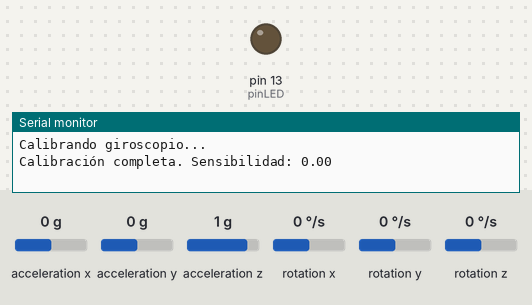
Bench run of a sketch on a simulated Arduino Uno, built with avr-gcc and run on an emulated ATmega328P. Parts: output pins drawn as LEDs (lit = HIGH), the last lines printed to the serial monitor. Inputs (shaded band) come from the test bench; at power-on: rotation z 0 °/s, acceleration x 0 g, acceleration y 0 g, acceleration z 1 g, rotation x 0 °/s, rotation y 0 °/s.

Above: at 3.6 s.
3.7 s: rotation z set to -192 °/s
At 4.7 s:
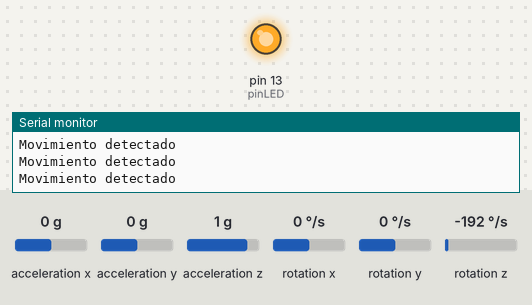
5.2 s: rotation z set to 0 °/s
At 5.9 s:
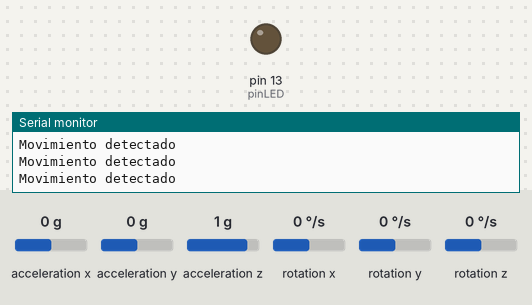
6.7 s: rotation z set to -100 °/s
At 8.2 s:
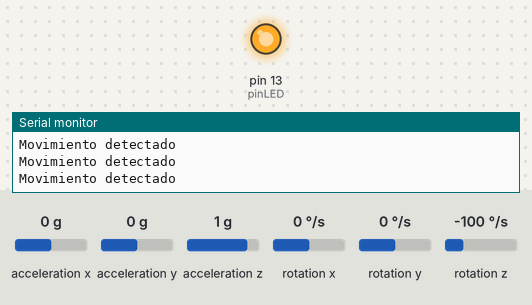
Timing chart, 0 to 9.7 s (numbered marks = the images above; inputs shaded):
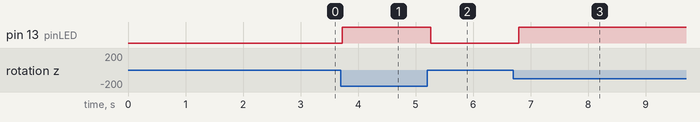

Measured:
- after the input at 3.7 s, pin 13 (pinLED): LOW → HIGH at once
- after the input at 5.2 s, pin 13 (pinLED): HIGH → LOW after 0.06 s
- after the input at 6.7 s, pin 13 (pinLED): LOW → HIGH after 0.09 s

The sketch:

MPU6050GiroscopioLedMovimiento.ino
```cpp
#include <Wire.h>
#include <MPU6050.h>

// Inicializar el objeto MPU6050
MPU6050 mpu;

// Definir el pin del LED
const int pinLED = 13;

// Definir la sensibilidad del giroscopio
float sensitivity = 131.0;

// Variables para la calibración
int calibrationSamples = 200;
float totalAngularVelocity = 0.0;

void setup() {
  // Iniciar la comunicación serie
  Serial.begin(9600);

  // Iniciar la comunicación I2C
  Wire.begin();

  // Inicializar el MPU6050
  mpu.initialize();

  // Calibrar el giroscopio
  calibrateGyro();

  // Encender el LED
  pinMode(pinLED, OUTPUT);
  digitalWrite(pinLED, LOW);
}

void loop() {
  // Leer los valores del giroscopio
  int16_t gyroX, gyroY, gyroZ;
  mpu.getRotation(&gyroX, &gyroY, &gyroZ);

  // Calcular la velocidad angular en el eje Z
  float angularVelocity = gyroZ / sensitivity;

  // Si la velocidad angular supera un umbral, encender el LED
  if (angularVelocity > 5.0 || angularVelocity < -5.0) {
    digitalWrite(pinLED, HIGH);
    Serial.println("Movimiento detectado");
  } else {
    digitalWrite(pinLED, LOW);
  }

  // Esperar un breve periodo de tiempo
  delay(100);
}

void calibrateGyro() {
  Serial.println("Calibrando giroscopio...");

  // Tomar muestras y sumar los valores de velocidad angular
  for (int i = 0; i < calibrationSamples; i++) {
    int16_t gyroX, gyroY, gyroZ;
    mpu.getRotation(&gyroX, &gyroY, &gyroZ);
    totalAngularVelocity += gyroZ;
    delay(10);
  }

  // Calcular el valor promedio de velocidad angular
  float averageAngularVelocity = totalAngularVelocity / calibrationSamples;

  // Actualizar la sensibilidad del giroscopio para la calibración
  sensitivity = averageAngularVelocity;

  Serial.print("Calibración completa. Sensibilidad: ");
  Serial.println(sensitivity);
}
```
